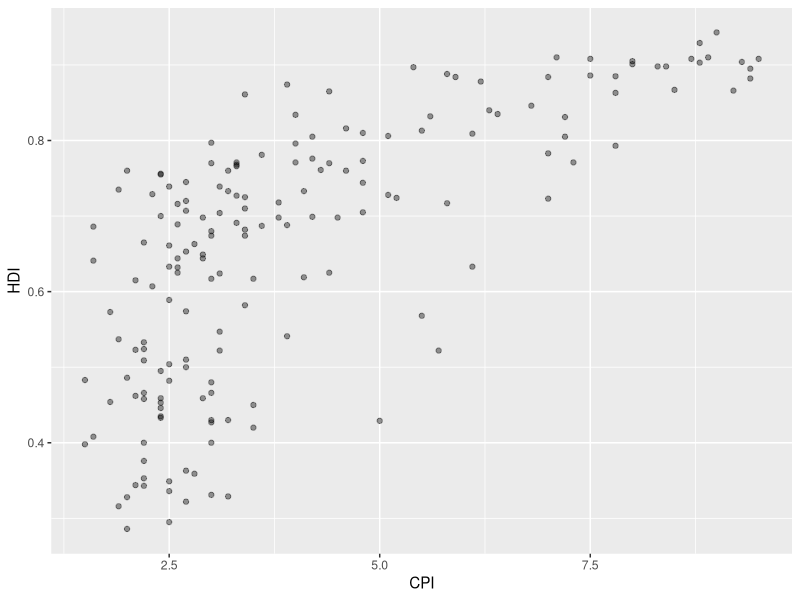
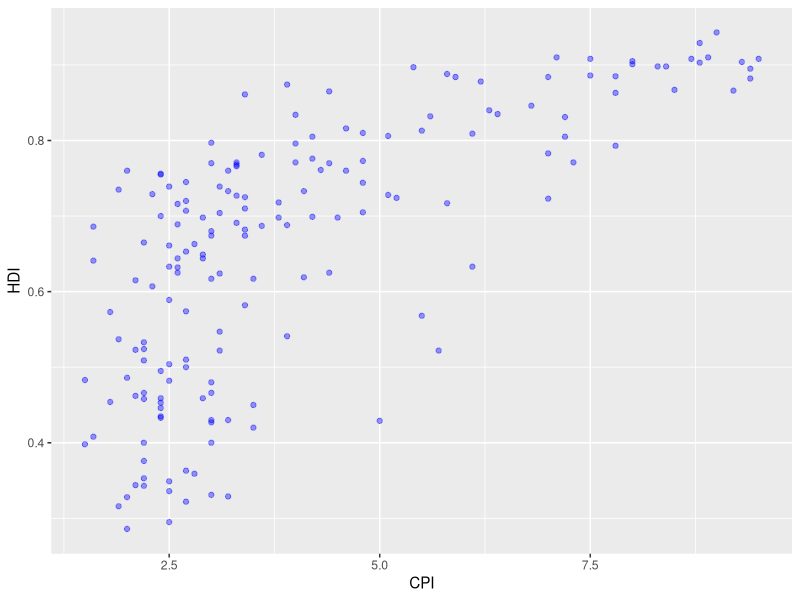
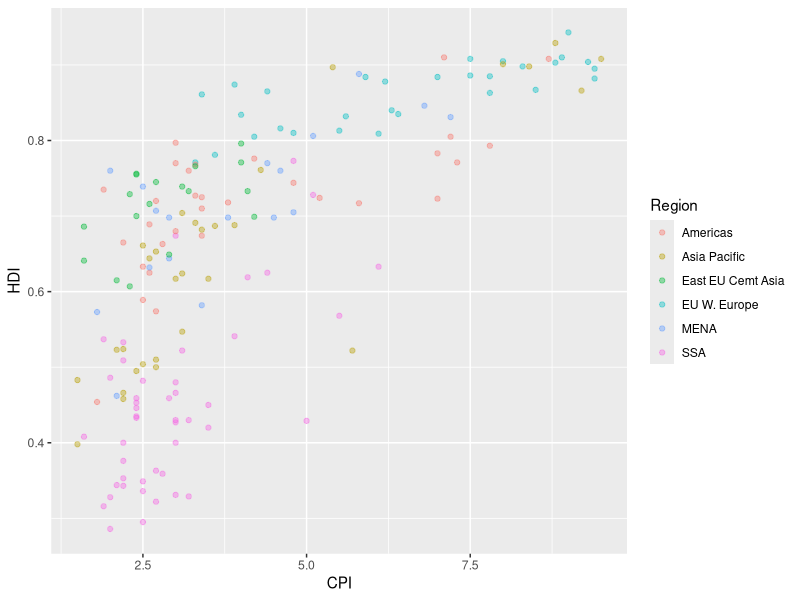
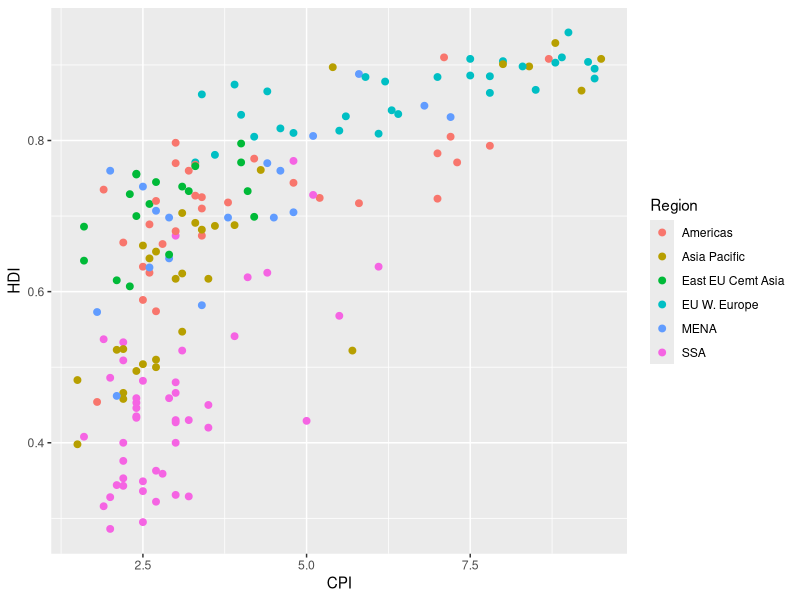
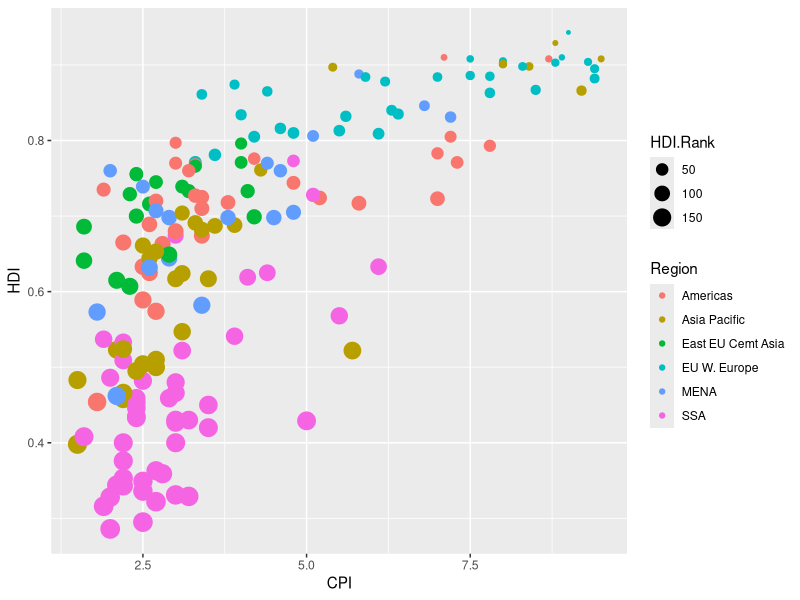
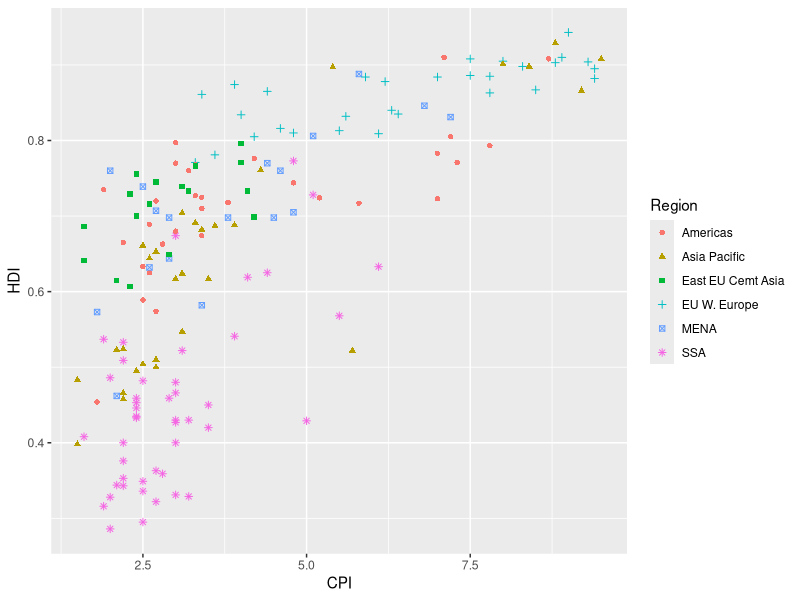

Recreate these plots in R, in order.
## ---- chunk 1
library(readxl)
library(ggplot2)
dato<-read.csv("EconomistData.csv")
dato

ggplot(data=dato)+geom_point(mapping = aes(x= CPI,y= HDI),alpha=0.4)

ggplot(data=dato)+geom_point(mapping = aes(x= CPI,y= HDI),alpha=0.4,color= "blue")
ggplot(data=dato)+geom_point(mapping = aes(x= CPI, y= HDI,color=Region),alpha=0.4)

ggplot(data=dato)+geom_point(mapping = aes(x= CPI, y= HDI,color=Region),size=2)

ggplot(data=dato)+geom_point(mapping = aes(x= CPI,y= HDI,color=Region,size=HDI.Rank))


ggplot(data=dato)+geom_point(mapping = aes(x= CPI,y= HDI,color=Region,shape= Region))

